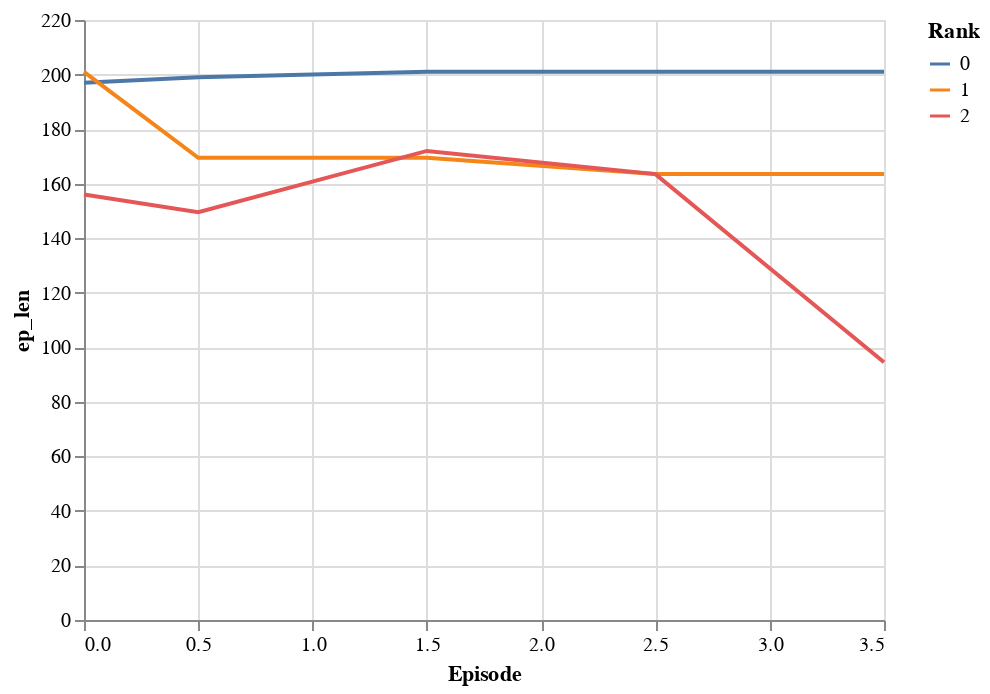

Here is the notebook cell this chart was saved with:
### Code cell
alt.Chart(smoothed).mark_line().encode(x="Episode", y="ep_len", color="Rank:N")

### Figure 1 — Vega-Lite specification as saved in the notebook (floating-point values rounded to 4 significant figures)
{"$schema": "https://vega.github.io/schema/vega-lite/v4.8.1.json", "config": {"view": {"continuousHeight": 300, "continuousWidth": 400}}, "data": {"name": "data-24e2617c75315b1c747d454c40999a16"}, "datasets": {"data-24e2617c75315b1c747d454c40999a16": [{"Alpha": 1, "Episode": 0, "Rank": 0, "ep_len": 197, "level_1": 10}, {"Alpha": 1, "Episode": 0.5, "Rank": 0, "ep_len": 199, "level_1": 11}, {"Alpha": 1, "Episode": 1.5, "Rank": 0, "ep_len": 201, "level_1": 12}, {"Alpha": 1, "Episode": 2.5, "Rank": 0, "ep_len": 201, "level_1": 13}, {"Alpha": 1, "Episode": 3.5, "Rank": 0, "ep_len": 201, "level_1": 14}, {"Alpha": 1, "Episode": 0, "Rank": 1, "ep_len": 201, "level_1": 5}, {"Alpha": 1, "Episode": 0.5, "Rank": 1, "ep_len": 169.5, "level_1": 6}, {"Alpha": 1, "Episode": 1.5, "Rank": 1, "ep_len": 169.5, "level_1": 7}, {"Alpha": 1, "Episode": 2.5, "Rank": 1, "ep_len": 163.5, "level_1": 8}, {"Alpha": 1, "Episode": 3.5, "Rank": 1, "ep_len": 163.5, "level_1": 9}, {"Alpha": 1, "Episode": 0, "Rank": 2, "ep_len": 156, "level_1": 0}, {"Alpha": 1, "Episode": 0.5, "Rank": 2, "ep_len": 149.5, "level_1": 1}, {"Alpha": 1, "Episode": 1.5, "Rank": 2, "ep_len": 172, "level_1": 2}, {"Alpha": 1, "Episode": 2.5, "Rank": 2, "ep_len": 163.5, "level_1": 3}, {"Alpha": 1, "Episode": 3.5, "Rank": 2, "ep_len": 94.5, "level_1": 4}]}, "encoding": {"color": {"field": "Rank", "type": "nominal"}, "x": {"field": "Episode", "type": "quantitative"}, "y": {"field": "ep_len", "type": "quantitative"}}, "mark": "line"}
